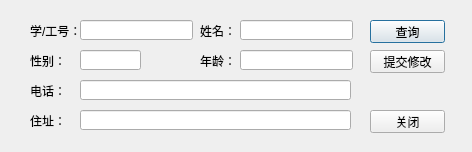
<?xml version="1.0" encoding="UTF-8"?>
<ui version="4.0">
 <class>infoModDialog</class>
 <widget class="QDialog" name="infoModDialog">
  <property name="geometry">
   <rect>
    <x>0</x>
    <y>0</y>
    <width>472</width>
    <height>152</height>
   </rect>
  </property>
  <property name="windowTitle">
   <string>修改个人信息</string>
  </property>
  <widget class="QLabel" name="label">
   <property name="geometry">
    <rect>
     <x>30</x>
     <y>20</y>
     <width>54</width>
     <height>21</height>
    </rect>
   </property>
   <property name="text">
    <string>学/工号：</string>
   </property>
  </widget>
  <widget class="QLineEdit" name="idLineEdit">
   <property name="geometry">
    <rect>
     <x>80</x>
     <y>20</y>
     <width>113</width>
     <height>20</height>
    </rect>
   </property>
   <property name="maxLength">
    <number>11</number>
   </property>
  </widget>
  <widget class="QLabel" name="label_2">
   <property name="geometry">
    <rect>
     <x>200</x>
     <y>20</y>
     <width>41</width>
     <height>21</height>
    </rect>
   </property>
   <property name="text">
    <string>姓名：</string>
   </property>
  </widget>
  <widget class="QLineEdit" name="nameText">
   <property name="geometry">
    <rect>
     <x>240</x>
     <y>20</y>
     <width>113</width>
     <height>20</height>
    </rect>
   </property>
   <property name="maxLength">
    <number>20</number>
   </property>
   <property name="readOnly">
    <bool>false</bool>
   </property>
  </widget>
  <widget class="QLineEdit" name="ageLineEdit">
   <property name="geometry">
    <rect>
     <x>240</x>
     <y>50</y>
     <width>113</width>
     <height>20</height>
    </rect>
   </property>
   <property name="maxLength">
    <number>3</number>
   </property>
  </widget>
  <widget class="QLineEdit" name="telLineEdit">
   <property name="geometry">
    <rect>
     <x>80</x>
     <y>80</y>
     <width>271</width>
     <height>20</height>
    </rect>
   </property>
   <property name="maxLength">
    <number>50</number>
   </property>
  </widget>
  <widget class="QLabel" name="label_3">
   <property name="geometry">
    <rect>
     <x>30</x>
     <y>50</y>
     <width>54</width>
     <height>21</height>
    </rect>
   </property>
   <property name="text">
    <string>性别：</string>
   </property>
  </widget>
  <widget class="QLabel" name="label_4">
   <property name="geometry">
    <rect>
     <x>200</x>
     <y>50</y>
     <width>54</width>
     <height>21</height>
    </rect>
   </property>
   <property name="text">
    <string>年龄：</string>
   </property>
  </widget>
  <widget class="QLabel" name="label_5">
   <property name="geometry">
    <rect>
     <x>30</x>
     <y>80</y>
     <width>54</width>
     <height>21</height>
    </rect>
   </property>
   <property name="text">
    <string>电话：</string>
   </property>
  </widget>
  <widget class="QLabel" name="label_6">
   <property name="geometry">
    <rect>
     <x>30</x>
     <y>110</y>
     <width>54</width>
     <height>21</height>
    </rect>
   </property>
   <property name="text">
    <string>住址：</string>
   </property>
  </widget>
  <widget class="QPushButton" name="queryBtn">
   <property name="geometry">
    <rect>
     <x>370</x>
     <y>20</y>
     <width>75</width>
     <height>23</height>
    </rect>
   </property>
   <property name="text">
    <string>查询</string>
   </property>
  </widget>
  <widget class="QPushButton" name="submitBtn">
   <property name="geometry">
    <rect>
     <x>370</x>
     <y>50</y>
     <width>75</width>
     <height>23</height>
    </rect>
   </property>
   <property name="text">
    <string>提交修改</string>
   </property>
  </widget>
  <widget class="QPushButton" name="closeBtn">
   <property name="geometry">
    <rect>
     <x>370</x>
     <y>110</y>
     <width>75</width>
     <height>23</height>
    </rect>
   </property>
   <property name="text">
    <string>关闭</string>
   </property>
  </widget>
  <widget class="QLineEdit" name="sexLineEdit">
   <property name="geometry">
    <rect>
     <x>80</x>
     <y>50</y>
     <width>61</width>
     <height>20</height>
    </rect>
   </property>
   <property name="maxLength">
    <number>2</number>
   </property>
  </widget>
  <widget class="QLineEdit" name="addTextEdit">
   <property name="geometry">
    <rect>
     <x>80</x>
     <y>110</y>
     <width>271</width>
     <height>20</height>
    </rect>
   </property>
   <property name="maxLength">
    <number>150</number>
   </property>
  </widget>
 </widget>
 <resources/>
 <connections/>
</ui>
